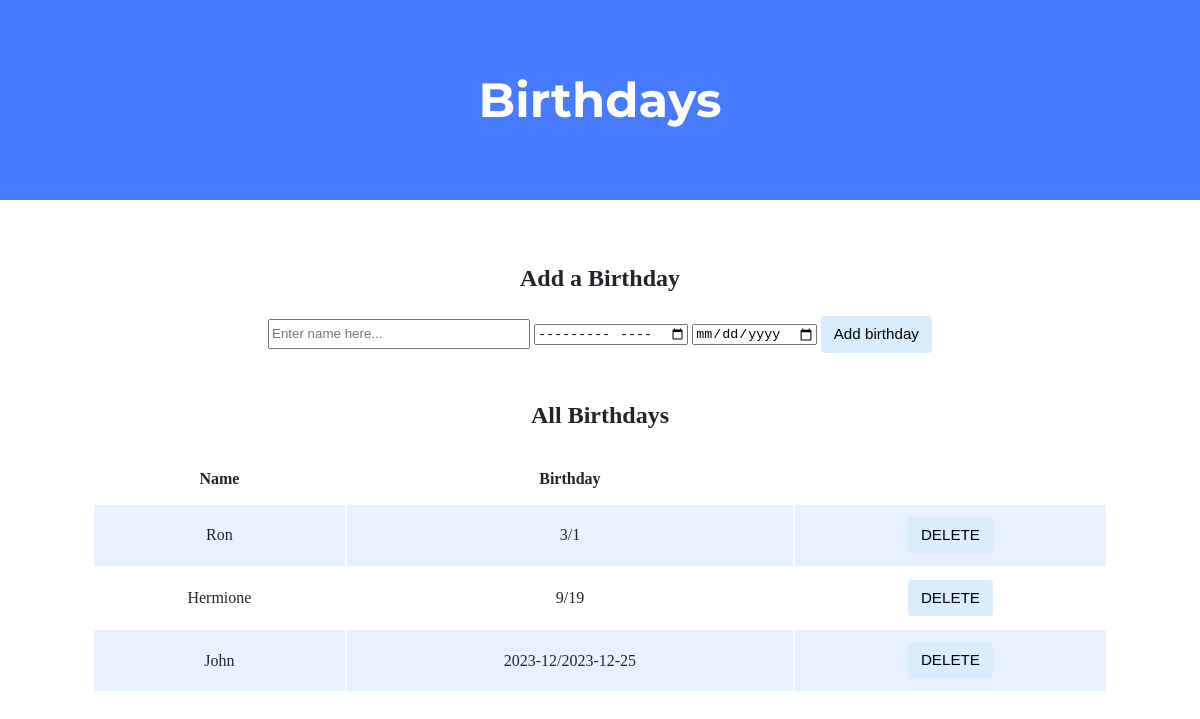
Before: / with the older database file.
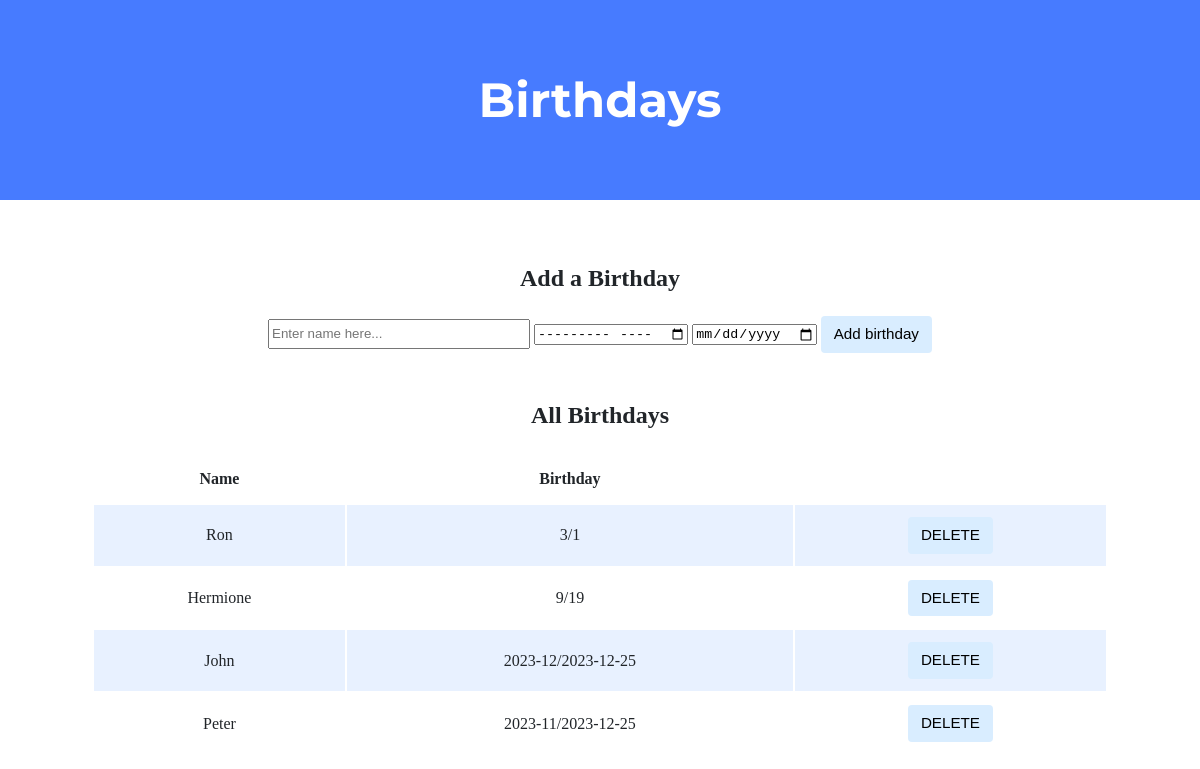
After: the same page with the newer database file.
### tables this page shows
CREATE TABLE birthdays (
    id INTEGER,
    name TEXT,
    month INTEGER,
    day INTEGER,
    PRIMARY KEY(id)
);

### app.py (the view)
@app.route("/", methods=["GET", "POST"])
def index():
    if request.method == "POST":
        name = request.form.get("name")
        month = request.form.get("month")
        day = request.form.get("day")
        if not name or not month or not day:
            return redirect("/")
        db.execute("INSERT INTO birthdays (name, month, day) VALUES (?, ?, ?)", name, month, day)
        return redirect("/")
    else:
        birthdays = db.execute("SELECT * FROM birthdays")
        return render_template("index.html", birthdays=birthdays)

### app.py (called while the page is built)
@app.after_request
def after_request(response):
    response.headers["Cache-Control"] = "no-cache, no-store, must-revalidate"
    response.headers["Expires"] = 0
    response.headers["Pragma"] = "no-cache"
    return response

### templates/index.html (shortened to what this page needs)
<!DOCTYPE html>
<html lang="en">
    <head>
        <link href="/static/styles.css" rel="stylesheet">
    </head>
    <body>
        {% block body %}
        <div class="header">
            <h1>Birthdays</h1>
        </div>
        <div class="container">
            <div class="section">
                <h2>Add a Birthday</h2>
                    <form action="/" method="post">
                        <input type="text" name="name" autocomplete="off" placeholder="Enter name here...">
                        <input type="month" id="month" name="month">
                        <input type="date" id="birthday" name="day">
                        <input type="submit" value="Add birthday">
                    </form>
            </div>
            <div class="section">
                <h2>All Birthdays</h2>
                <table>
                    <thead>
                        <tr>
                            <th>Name</th>
                            <th>Birthday</th>
                        </tr>
                    </thead>
                    <tbody>
                        {% for birthday in birthdays %}
                            <tr>
                                <td>{{birthday["name"]}}</td>
                                <td>{{birthday["month"]}}/{{birthday["day"]}}</td>
                                <td>
                                    <form action="/delete" method="post">
                                        <input type="submit" value="DELETE">
                                    </form>
                                </td>
                            </tr>
                        {% endfor %}
                    </tbody>
                </table>
            </div>
        </div>
        {% endblock %}
    </body>
</html>

### static/styles.css (style rules this page uses)
body { background-color: #fff; color: #212529; font-size: 1rem; font-weight: 400; line-height: 1.5; margin: 0; text-align: left; }
.container { margin-left: auto; margin-right: auto; padding-left: 15px; padding-right: 15px; text-align: center; width: 90%; }
.header { background-color: #477bff; color: #fff; margin-bottom: 2rem; padding: 2rem 1rem; text-align: center; }
.section { padding-bottom: 1rem; padding-left: 2rem; padding-right: 2rem; padding-top: 0.5rem; }
h1 { font-family: 'Montserrat', sans-serif; font-size: 48px; }
button, input[type="submit"] { background-color: #d9edff; border: 1px solid transparent; border-radius: 0.25rem; font-size: 0.95rem; font-weight: 400; line-height: 1.5; padding: 0.375rem 0.75rem; text-align: center; transition: color 0.15s ease-in-out, background-color 0.15s ease-in-out, border-color 0.15s ease-in-out, box-shadow 0.15s ease-in-out; vertical-align: middle; }
input[type="text"], input[type="number"] { line-height: 1.8; width: 25%; }
table { background-color: transparent; margin-bottom: 1rem; width: 100%; }
table th, table td { padding: 0.75rem; vertical-align: middle; }
tbody tr:nth-of-type(odd) { background-color: rgb(179, 208, 255, 0.3) }

Changed rows visible on the page:
added birthdays: name "Peter", month "2023-11", day "2023-12-25"
